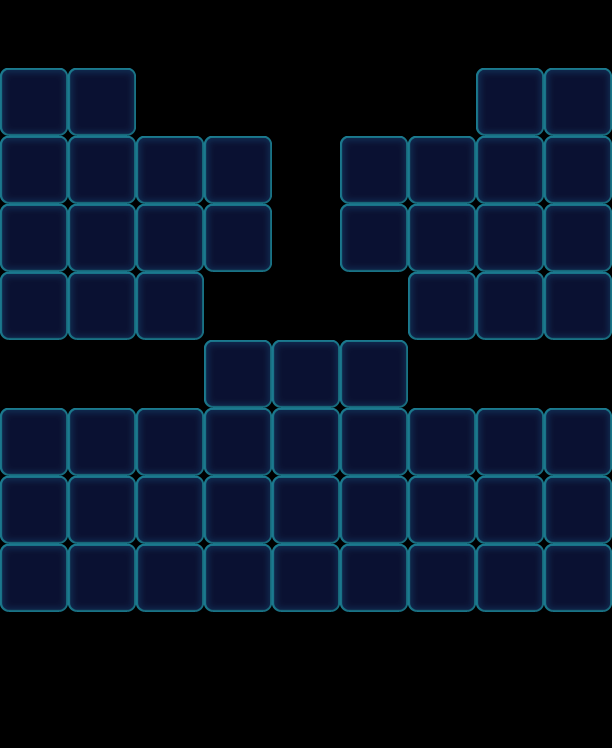

A level layout from a 2D game, rendered from its tile map. Below: a short description, then the map file with tile-grid data replaced by summaries:
An orthogonal 9x11 tile map with 68x68 px tiles, 1 tile layer (Valid), 2 tilesets and 37 objects (26x Monster, 11x Factory_Normal).

<map version="1.0" orientation="orthogonal" width="9" height="11" tilewidth="68" tileheight="68">
 <properties>
  <property name="Connect" value="04,06,1|14,16,1|24,26,1|64,66,1|74,76,1|84,86,1" />
 </properties>
 <tileset firstgid="1" name="game_grid1" tilewidth="68" tileheight="68">
  <image source="game_grid1.png" width="68" height="68" />
 </tileset>
 <tileset firstgid="2" name="map" tilewidth="68" tileheight="68">
  <image source="map.png" width="1024" height="1024" />
 </tileset>
 <layer name="Valid" width="9" height="11">
  <data>[99 cells, 56 non-empty, 1 distinct tile ids]</data>
 </layer>
 <objectgroup name="BottomObj" width="9" height="11" />
 <objectgroup name="MiddleObj" width="9" height="11">
  <object type="Monster" gid="2" x="136" y="340">
   <properties>
    <property name="Color" value="Blue" />
   </properties>
  </object>
  <object type="Monster" gid="19" x="68" y="136">
   <properties>
    <property name="Color" value="Yellow" />
   </properties>
  </object>
  <object type="Monster" gid="19" x="476" y="204">
   <properties>
    <property name="Color" value="Yellow" />
   </properties>
  </object>
  <object type="Monster" gid="19" x="408" y="272">
   <properties>
    <property name="Color" value="Yellow" />
   </properties>
  </object>
  <object type="Monster" gid="19" x="340" y="272">
   <properties>
    <property name="Color" value="Yellow" />
   </properties>
  </object>
  <object type="Monster" gid="3" x="476" y="272">
   <properties>
    <property name="Color" value="Green" />
   </properties>
  </object>
  <object type="Monster" gid="3" x="544" y="204">
   <properties>
    <property name="Color" value="Green" />
   </properties>
  </object>
  <object type="Monster" gid="18" x="476" y="340">
   <properties>
    <property name="Color" value="Pink" />
   </properties>
  </object>
  <object type="Monster" gid="18" x="68" y="340">
   <properties>
    <property name="Color" value="Pink" />
   </properties>
  </object>
  <object type="Monster" gid="3" x="0" y="272">
   <properties>
    <property name="Color" value="Green" />
   </properties>
  </object>
  <object type="Monster" gid="3" x="68" y="204">
   <properties>
    <property name="Color" value="Green" />
   </properties>
  </object>
  <object type="Monster" gid="2" x="340" y="204">
   <properties>
    <property name="Color" value="Blue" />
   </properties>
  </object>
  <object type="Monster" gid="2" x="204" y="204">
   <properties>
    <property name="Color" value="Blue" />
   </properties>
  </object>
  <object type="Monster" gid="19" x="408" y="204">
   <properties>
    <property name="Color" value="Yellow" />
   </properties>
  </object>
  <object type="Monster" gid="3" x="136" y="204">
   <properties>
    <property name="Color" value="Green" />
   </properties>
  </object>
  <object type="Monster" gid="2" x="408" y="340">
   <properties>
    <property name="Color" value="Blue" />
   </properties>
  </object>
  <object type="Monster" gid="2" x="68" y="272">
   <properties>
    <property name="Color" value="Blue" />
   </properties>
  </object>
  <object type="Monster" gid="18" x="0" y="136">
   <properties>
    <property name="Color" value="Pink" />
   </properties>
  </object>
  <object type="Monster" gid="18" x="136" y="272">
   <properties>
    <property name="Color" value="Pink" />
   </properties>
  </object>
  <object type="Monster" gid="18" x="476" y="136">
   <properties>
    <property name="Color" value="Pink" />
   </properties>
  </object>
  <object type="Monster" gid="18" x="0" y="204">
   <properties>
    <property name="Color" value="Pink" />
   </properties>
  </object>
  <object type="Monster" gid="19" x="204" y="272">
   <properties>
    <property name="Color" value="Yellow" />
   </properties>
  </object>
  <object type="Monster" gid="2" x="544" y="272">
   <properties>
    <property name="Color" value="Blue" />
   </properties>
  </object>
  <object type="Monster" gid="2" x="544" y="136">
   <properties>
    <property name="Color" value="Blue" />
   </properties>
  </object>
  <object type="Monster" gid="3" x="0" y="340">
   <properties>
    <property name="Color" value="Green" />
   </properties>
  </object>
  <object type="Monster" gid="3" x="544" y="340">
   <properties>
    <property name="Color" value="Green" />
   </properties>
  </object>
 </objectgroup>
 <objectgroup color="#000000" name="TopObj" width="9" height="11">
  <object name="10" type="Factory_Normal" x="0" y="0" width="68" height="68">
   <properties>
    <property name="FactoryColorsConfig" value="Blue,Green,Yellow,Pink" />
   </properties>
  </object>
  <object name="10" type="Factory_Normal" x="68" y="0" width="68" height="68">
   <properties>
    <property name="FactoryColorsConfig" value="Blue,Green,Yellow,Pink" />
   </properties>
  </object>
  <object name="10" type="Factory_Normal" x="136" y="68" width="68" height="68">
   <properties>
    <property name="FactoryColorsConfig" value="Blue,Green,Yellow,Pink" />
   </properties>
  </object>
  <object name="10" type="Factory_Normal" x="204" y="68" width="68" height="68">
   <properties>
    <property name="FactoryColorsConfig" value="Blue,Green,Yellow,Pink" />
   </properties>
  </object>
  <object name="10" type="Factory_Normal" x="340" y="68" width="68" height="68">
   <properties>
    <property name="FactoryColorsConfig" value="Blue,Green,Yellow,Pink" />
   </properties>
  </object>
  <object name="10" type="Factory_Normal" x="408" y="68" width="68" height="68">
   <properties>
    <property name="FactoryColorsConfig" value="Blue,Green,Yellow,Pink" />
   </properties>
  </object>
  <object name="10" type="Factory_Normal" x="476" y="0" width="68" height="68">
   <properties>
    <property name="FactoryColorsConfig" value="Blue,Green,Yellow,Pink" />
   </properties>
  </object>
  <object name="10" type="Factory_Normal" x="544" y="0" width="68" height="68">
   <properties>
    <property name="FactoryColorsConfig" value="Blue,Green,Yellow,Pink" />
   </properties>
  </object>
  <object name="10" type="Factory_Normal" x="204" y="272" width="68" height="68">
   <properties>
    <property name="FactoryColorsConfig" value="Blue,Green,Yellow,Pink" />
   </properties>
  </object>
  <object name="10" type="Factory_Normal" x="272" y="272" width="68" height="68">
   <properties>
    <property name="FactoryColorsConfig" value="Blue,Green,Yellow,Pink" />
   </properties>
  </object>
  <object name="10" type="Factory_Normal" x="340" y="272" width="68" height="68">
   <properties>
    <property name="FactoryColorsConfig" value="Blue,Green,Yellow,Pink" />
   </properties>
  </object>
 </objectgroup>
</map>
